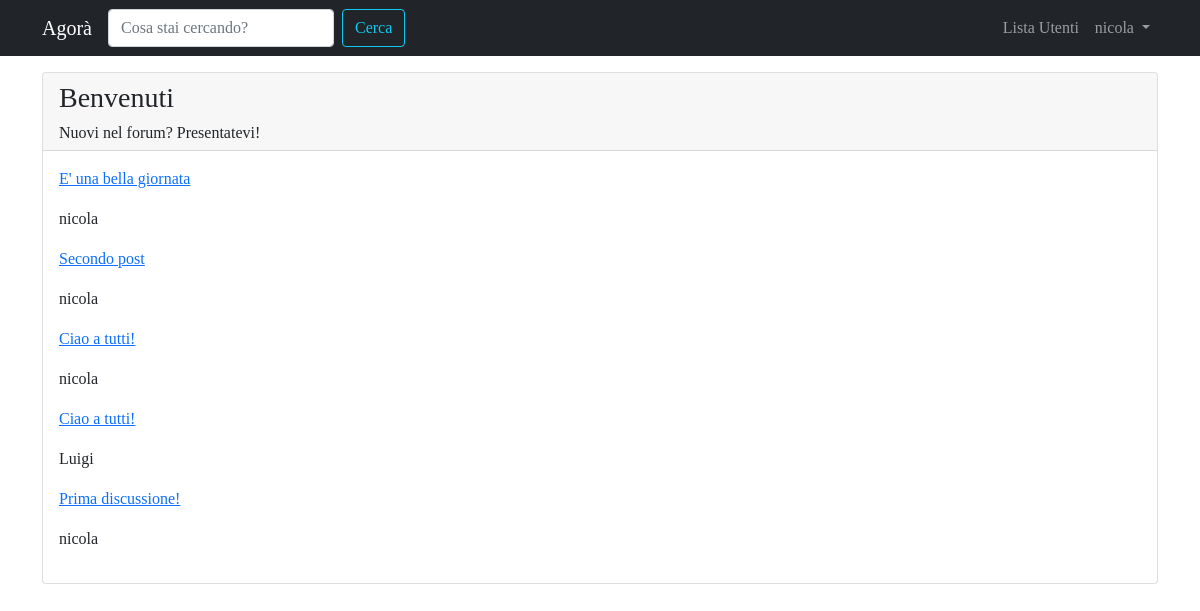
Page /forum/sezione/1/ (signed in) on the committed database.
### forum/models.py (models this page shows, shortened)
class Sezione(models.Model):
    nome_sezione = models.CharField(max_length=80)
    descrizione = models.CharField(max_length=150, blank=True, null=True)
    logo_sezione = models.ImageField(blank=True, null=True)
    class Meta:
        verbose_name = "Sezione"
        verbose_name_plural = "Sezioni"

class Discussione(models.Model):
    titolo = models.CharField(max_length=120)
    data_creazione = models.DateTimeField(auto_now_add=True)
    autore_discussione = models.ForeignKey(User, on_delete=models.CASCADE, related_name="discussioni")
    sezione_appartenenza = models.ForeignKey(Sezione, on_delete=models.CASCADE)
    def get_absolute_url(self):
        return reverse("visualizza_discussione", kwargs={"pk": self.pk})
    class Meta:
        verbose_name = "Discussione"
        verbose_name_plural = "Discussioni"

### forum/views.py (the view)
# urls.py: path('sezione/<int:pk>/', views.visualizza_sezione, name='sezione_view'),
def visualizza_sezione(request, pk):
    sezione = get_object_or_404(Sezione, pk=pk)
    discussioni_sezione = Discussione.objects.filter(
        sezione_appartenenza=sezione
    ).order_by("-data_creazione")
    context = {"sezione": sezione, "discussioni": discussioni_sezione}
    return render(request, "forum/singola_sezione.html", context)

### forum/templates/forum/singola_sezione.html (shortened to what this page needs)
{% extends 'base.html' %}
{% block content %}
<div class="card my-3">
    <div class="card-header">
        <h3> {{ sezione.nome_sezione }} </h3>
        <h6 class="card-text"> {{ sezione.descrizione }} </h6>
    </div>
    <div class="card-body">
        {% for discussione in discussioni %}
            <p><a href="{{ discussione.get_absolute_url }}">{{ discussione.titolo }}</a></p>
            <p>{{ discussione.autore_discussione }}</p>
        {% endfor%}
    </div>
</div>
{% endblock content %}

### templates/base.html (shortened to what this page needs)
{% load static %}
<!doctype html>
<html lang="it">
  <head>
    <link href="https://cdn.jsdelivr.net/npm/bootstrap@5.1.3/dist/css/bootstrap.min.css" rel="stylesheet">
    <link rel="stylesheet" href="{% static 'css/agora.css' %}"/>
  </head>
  <body>
    <nav class="navbar navbar-expand-lg navbar-dark bg-dark">
      <div class="container">
          <a class="navbar-brand" href="/">Agorà</a>
          <div class="collapse navbar-collapse" id="navbarSupportedContent">
              <form class="d-flex">
                <input class="form-control me-2" type="search" placeholder="Cosa stai cercando?" aria-label="Search">
                <button class="btn btn-outline-info" type="submit">Cerca</button>
              </form>
              <ul class="navbar-nav ms-auto">
              <li class="nav-item">
                <a class="nav-link" href="{% url 'user_list' %}"
                  >Lista Utenti </a
                >
              </li>
              {% if request.user.is_authenticated %}
              <li class="nav-item dropdown">
                <a
                  class="nav-link dropdown-toggle"
                  href="#"
                  id="navbarDropdown"
                  role="button"
                  data-bs-toggle="dropdown"
                  aria-haspopup="true"
                  aria-expanded="false"
                >
                  {{ request.user.username }}
                </a>
              </li>
              {% endif %}
            </ul>
          </div>
        </div>
    </nav>
    <div class="container">
      {% block content %}
      {% endblock content %}
    </div>
  </body>
</html>

### static-storage/css/agora.css (style rules this page uses)
body { font-family: 'Slabo 27px', serif; }

### rows in the picture
Sezione: nome_sezione "Benvenuti", descrizione "Nuovi nel forum? Presentatevi!"
Discussione: titolo "E' una bella giornata", autore_discussione "nicola"
Discussione: titolo "Secondo post", autore_discussione "nicola"
Discussione: titolo "Ciao a tutti!", autore_discussione "nicola"
Discussione: titolo "Ciao a tutti!", autore_discussione "Luigi"
Discussione: titolo "Prima discussione!", autore_discussione "nicola"

### other values in the picture
{{ request.user.username }} "nicola"
